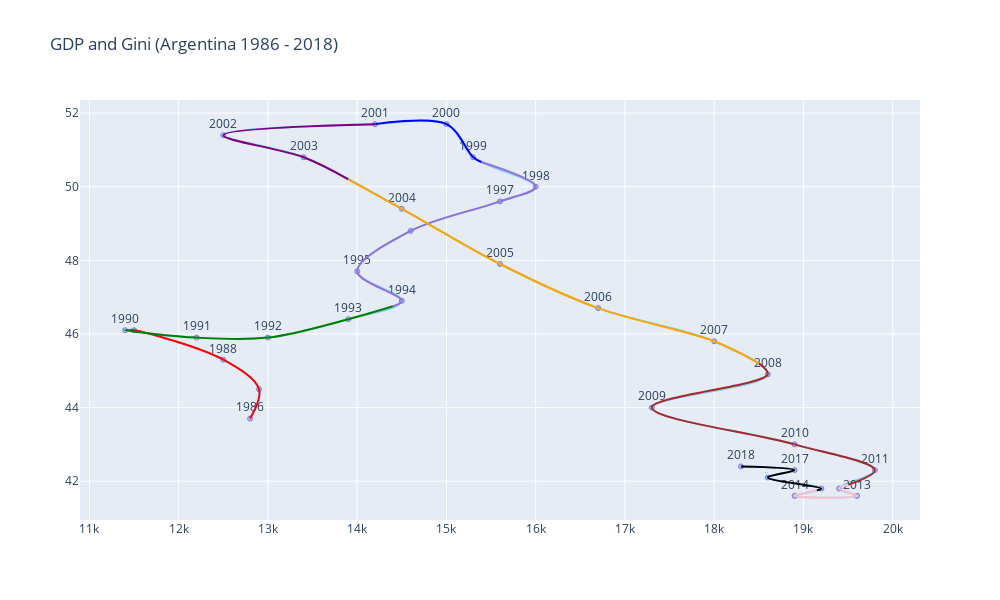

The cell this chart's notebook holds for it:
### Code cell
# sacar
# all = pd.read_csv("assets/argentina.csv", sep='\t')
all = df


hoverinfo = ['text']
line_shape = 'spline'
line_shape_presis = 'linear'
mode = 'lines+markers+text'
mode_presis = 'lines'
marker=dict(
    color='LightSkyBlue',
    size=5,
    line=dict(
        color='MediumPurple',
        width=1
    )
)

marker_presis=dict(
    color='red',
    size=5,
    line=dict(
        color='red',
        width=10
    )
)


showlegend=False

fig = go.Figure()

# Con puntos
fig.add_trace(go.Scatter(
    x = arg.gdp,
    y = arg.gini,
    text = years,
    hoverinfo = hoverinfo,
    line_shape = line_shape,
    mode = mode,
    marker = marker,
    showlegend = showlegend
))


colors_presis = {
    "Alfonsín": 'red',
    "Menem (1)": 'green',
    "Menem (2)": 'MediumPurple',
    "De la Rúa": 'blue',
    "Duhalde": 'purple',
    "Kirchner": 'orange',
    "Cristina F. (1)": 'brown',
    "Cristina F. (2)": 'pink',
    "Macri": 'black'
}

presi_tail = pd.DataFrame()
for key in all['president'].unique():
    # print(key)
    periods[key] = all.loc[(all['president'] == key)].copy()
    presi = periods[key]

    # Agrego el último valor de una presidencia en la otra
    if not presi_tail.empty:
        presi = presi_tail.append(presi)

    presi_tail = presi.tail(1)

    fig.add_trace(go.Scatter(
        x = presi.gdp,
        y = presi.gini,
        text = years_presis,
        hoverinfo = hoverinfo,
        line_shape = line_shape,
        mode = mode_presis,
        marker = dict(
            # color= colors_presis[key],
            color= presidentials[key]["color"],
            size=5,
            line=dict(
                color='red',
                width=10
            )
        ),
        showlegend = showlegend
    ))





# fig.update_annotations(visible=True)
fig.update_traces(textposition='top center')






fig.update_layout(
    height=600,
    width=1000,
    title_text='GDP and Gini (Argentina 1986 - 2018)'
)


fig.show()

### Figure 1 — Plotly figure (JSON) as saved in the notebook; plotly's stock layout.template omitted (floating-point values rounded to 4 significant figures)
{"data": [{"hoverinfo": ["text"], "line": {"shape": "spline"}, "marker": {"color": "LightSkyBlue", "line": {"color": "MediumPurple", "width": 1}, "size": 5}, "mode": "lines+markers+text", "showlegend": false, "text": ["1986", "", "1988", "", "1990", "1991", "1992", "1993", "1994", "1995", "", "1997", "1998", "1999", "2000", "2001", "2002", "2003", "2004", "2005", "2006", "2007", "2008", "2009", "2010", "2011", "", "2013", "2014", "", "", "2017", "2018"], "textposition": "top center", "type": "scatter", "x": [12800, 12900, 12500, 11500, 11400, 12200, 13000, 13900, 14500, 14000, 14600, 15600, 16000, 15300, 15000, 14200, 12500, 13400, 14500, 15600, 16700, 18000, 18600, 17300, 18900, 19800, 19400, 19600, 18900, 19200, 18600, 18900, 18300], "y": [43.7, 44.5, 45.3, 46.1, 46.1, 45.9, 45.9, 46.4, 46.9, 47.7, 48.8, 49.6, 50, 50.8, 51.7, 51.7, 51.4, 50.8, 49.4, 47.9, 46.7, 45.8, 44.9, 44, 43, 42.3, 41.8, 41.6, 41.6, 41.8, 42.1, 42.3, 42.4]}, {"hoverinfo": ["text"], "line": {"shape": "spline"}, "marker": {"color": "red", "line": {"color": "red", "width": 10}, "size": 5}, "mode": "lines", "showlegend": false, "text": [1986, 1987, 1988, 1989, 189.5, 1990, 1991, 1992, 1993, 1994.0, 1994, 1995, 1996, 1997, 1998, 1999.0, 1999, 2000, 2001, 2002, 2003, 2004.0, 2004, 2005, 2006, 2007, 2008.0, 2008, 2009, 2010, 2011, 2012.0, 2012, 2013, 2014, 2015.0, 2015, 2016, 2017, 2018], "textposition": "top center", "type": "scatter", "x": [12800, 12900, 12500, 11500, 11450], "y": [43.7, 44.5, 45.3, 46.1, 46.1]}, {"hoverinfo": ["text"], "line": {"shape": "spline"}, "marker": {"color": "green", "line": {"color": "red", "width": 10}, "size": 5}, "mode": "lines", "showlegend": false, "text": [1986, 1987, 1988, 1989, 189.5, 1990, 1991, 1992, 1993, 1994.0, 1994, 1995, 1996, 1997, 1998, 1999.0, 1999, 2000, 2001, 2002, 2003, 2004.0, 2004, 2005, 2006, 2007, 2008.0, 2008, 2009, 2010, 2011, 2012.0, 2012, 2013, 2014, 2015.0, 2015, 2016, 2017, 2018], "textposition": "top center", "type": "scatter", "x": [11450, 11400, 12200, 13000, 13900, 14400], "y": [46.1, 46.1, 45.9, 45.9, 46.4, 46.75]}, {"hoverinfo": ["text"], "line": {"shape": "spline"}, "marker": {"color": "MediumPurple", "line": {"color": "red", "width": 10}, "size": 5}, "mode": "lines", "showlegend": false, "text": [1986, 1987, 1988, 1989, 189.5, 1990, 1991, 1992, 1993, 1994.0, 1994, 1995, 1996, 1997, 1998, 1999.0, 1999, 2000, 2001, 2002, 2003, 2004.0, 2004, 2005, 2006, 2007, 2008.0, 2008, 2009, 2010, 2011, 2012.0, 2012, 2013, 2014, 2015.0, 2015, 2016, 2017, 2018], "textposition": "top center", "type": "scatter", "x": [14400, 14500, 14000, 14600, 15600, 16000, 15390], "y": [46.75, 46.9, 47.7, 48.8, 49.6, 50, 50.67]}, {"hoverinfo": ["text"], "line": {"shape": "spline"}, "marker": {"color": "blue", "line": {"color": "red", "width": 10}, "size": 5}, "mode": "lines", "showlegend": false, "text": [1986, 1987, 1988, 1989, 189.5, 1990, 1991, 1992, 1993, 1994.0, 1994, 1995, 1996, 1997, 1998, 1999.0, 1999, 2000, 2001, 2002, 2003, 2004.0, 2004, 2005, 2006, 2007, 2008.0, 2008, 2009, 2010, 2011, 2012.0, 2012, 2013, 2014, 2015.0, 2015, 2016, 2017, 2018], "textposition": "top center", "type": "scatter", "x": [15390, 15300, 15000, 14200, 14200], "y": [50.67, 50.8, 51.7, 51.7, 51.7]}, {"hoverinfo": ["text"], "line": {"shape": "spline"}, "marker": {"color": "purple", "line": {"color": "red", "width": 10}, "size": 5}, "mode": "lines", "showlegend": false, "text": [1986, 1987, 1988, 1989, 189.5, 1990, 1991, 1992, 1993, 1994.0, 1994, 1995, 1996, 1997, 1998, 1999.0, 1999, 2000, 2001, 2002, 2003, 2004.0, 2004, 2005, 2006, 2007, 2008.0, 2008, 2009, 2010, 2011, 2012.0, 2012, 2013, 2014, 2015.0, 2015, 2016, 2017, 2018], "textposition": "top center", "type": "scatter", "x": [14200, 12500, 13400, 13900], "y": [51.7, 51.4, 50.8, 50.2]}, {"hoverinfo": ["text"], "line": {"shape": "spline"}, "marker": {"color": "orange", "line": {"color": "red", "width": 10}, "size": 5}, "mode": "lines", "showlegend": false, "text": [1986, 1987, 1988, 1989, 189.5, 1990, 1991, 1992, 1993, 1994.0, 1994, 1995, 1996, 1997, 1998, 1999.0, 1999, 2000, 2001, 2002, 2003, 2004.0, 2004, 2005, 2006, 2007, 2008.0, 2008, 2009, 2010, 2011, 2012.0, 2012, 2013, 2014, 2015.0, 2015, 2016, 2017, 2018], "textposition": "top center", "type": "scatter", "x": [13900, 14500, 15600, 16700, 18000, 18500], "y": [50.2, 49.4, 47.9, 46.7, 45.8, 45.2]}, {"hoverinfo": ["text"], "line": {"shape": "spline"}, "marker": {"color": "brown", "line": {"color": "red", "width": 10}, "size": 5}, "mode": "lines", "showlegend": false, "text": [1986, 1987, 1988, 1989, 189.5, 1990, 1991, 1992, 1993, 1994.0, 1994, 1995, 1996, 1997, 1998, 1999.0, 1999, 2000, 2001, 2002, 2003, 2004.0, 2004, 2005, 2006, 2007, 2008.0, 2008, 2009, 2010, 2011, 2012.0, 2012, 2013, 2014, 2015.0, 2015, 2016, 2017, 2018], "textposition": "top center", "type": "scatter", "x": [18500, 18600, 17300, 18900, 19800, 19500], "y": [45.2, 44.9, 44, 43, 42.3, 41.9]}, {"hoverinfo": ["text"], "line": {"shape": "spline"}, "marker": {"color": "pink", "line": {"color": "red", "width": 10}, "size": 5}, "mode": "lines", "showlegend": false, "text": [1986, 1987, 1988, 1989, 189.5, 1990, 1991, 1992, 1993, 1994.0, 1994, 1995, 1996, 1997, 1998, 1999.0, 1999, 2000, 2001, 2002, 2003, 2004.0, 2004, 2005, 2006, 2007, 2008.0, 2008, 2009, 2010, 2011, 2012.0, 2012, 2013, 2014, 2015.0, 2015, 2016, 2017, 2018], "textposition": "top center", "type": "scatter", "x": [19500, 19400, 19600, 18900, 19150], "y": [41.9, 41.8, 41.6, 41.6, 41.75]}, {"hoverinfo": ["text"], "line": {"shape": "spline"}, "marker": {"color": "black", "line": {"color": "red", "width": 10}, "size": 5}, "mode": "lines", "showlegend": false, "text": [1986, 1987, 1988, 1989, 189.5, 1990, 1991, 1992, 1993, 1994.0, 1994, 1995, 1996, 1997, 1998, 1999.0, 1999, 2000, 2001, 2002, 2003, 2004.0, 2004, 2005, 2006, 2007, 2008.0, 2008, 2009, 2010, 2011, 2012.0, 2012, 2013, 2014, 2015.0, 2015, 2016, 2017, 2018], "textposition": "top center", "type": "scatter", "x": [19150, 19200, 18600, 18900, 18300], "y": [41.75, 41.8, 42.1, 42.3, 42.4]}], "layout": {"height": 600, "title": {"text": "GDP and Gini (Argentina 1986 - 2018)"}, "width": 1000}}
